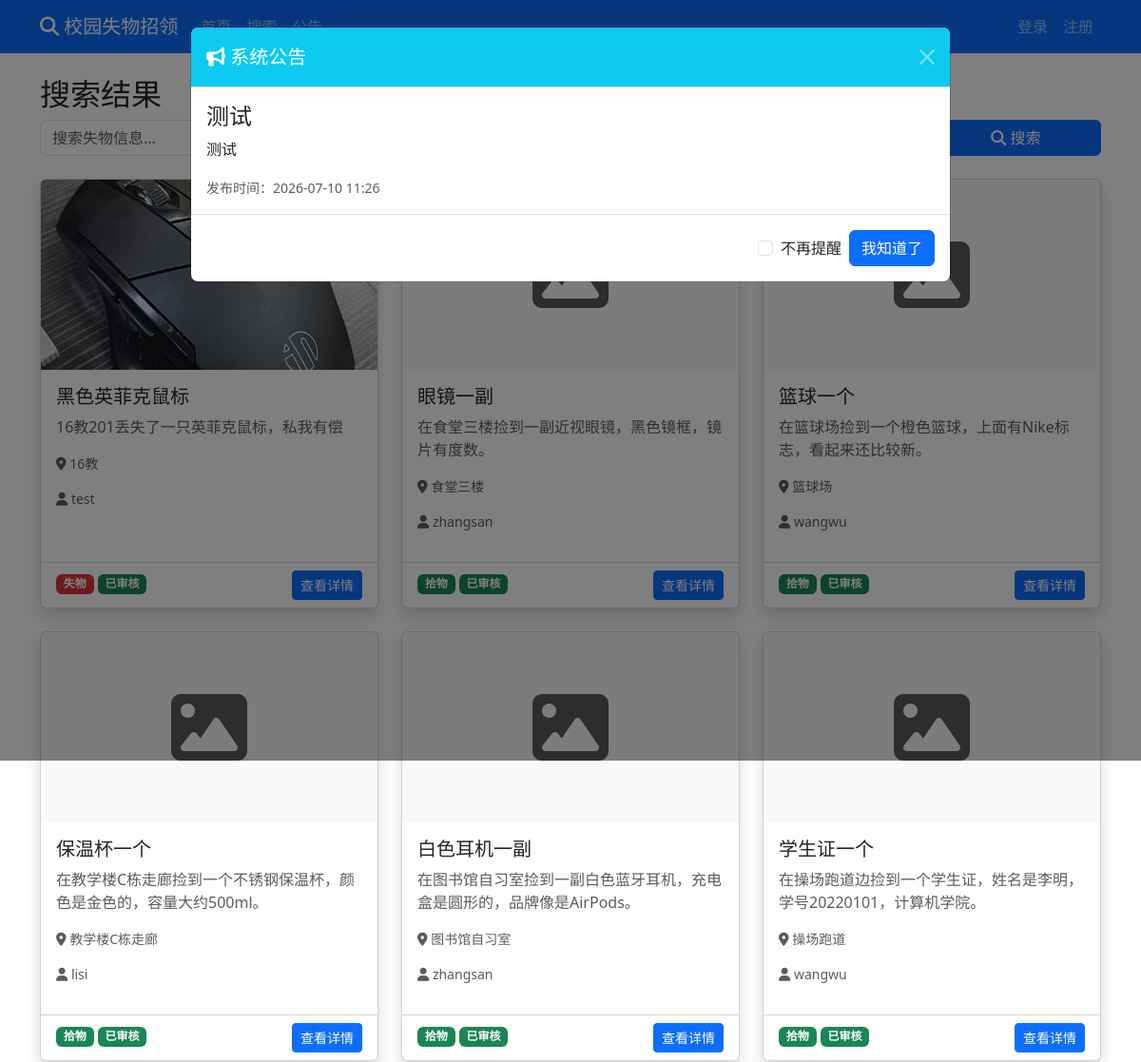
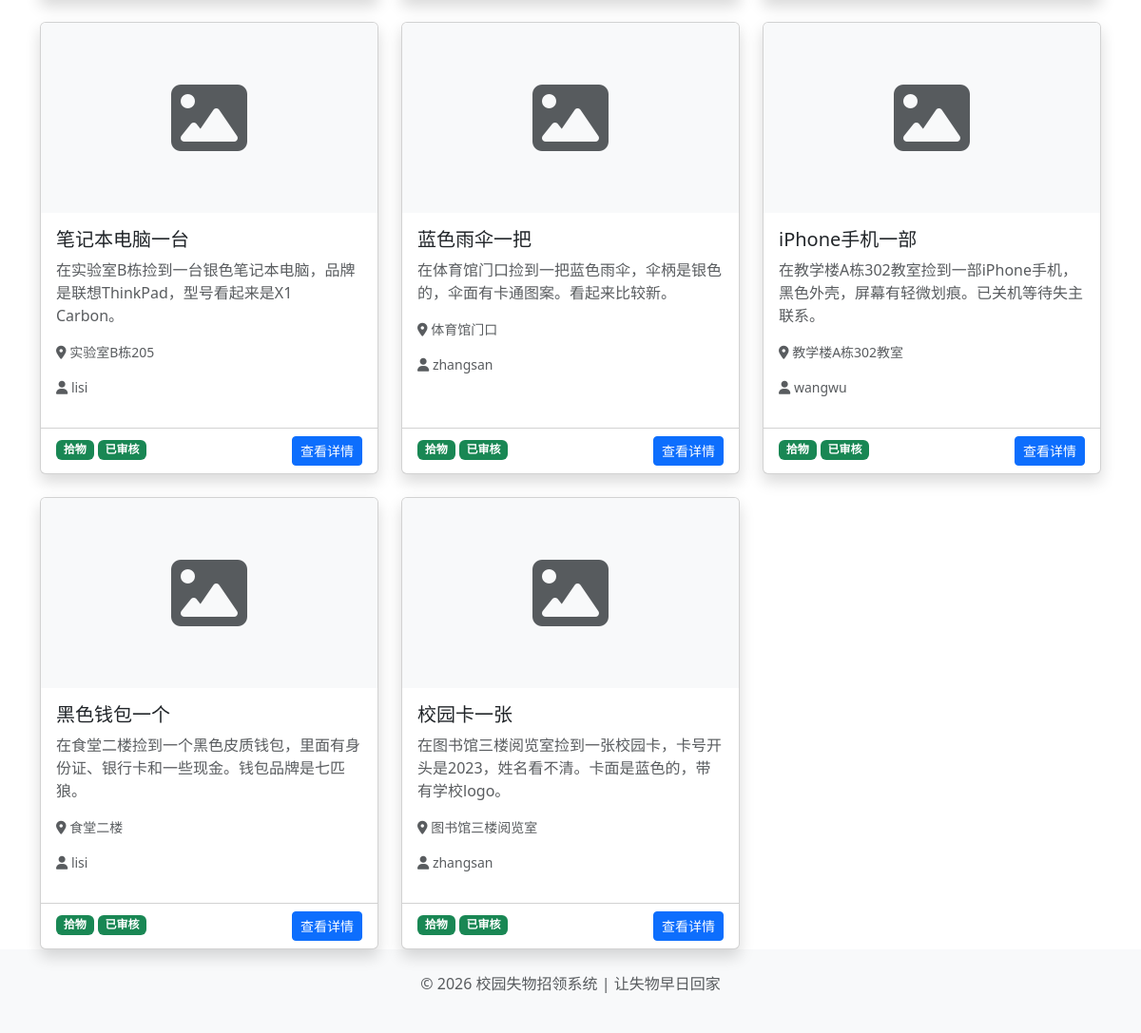
Screenshot of /search with the database file from the repository (2 pictures, top to bottom).
### app.py (models this page shows, shortened)
class Post(db.Model):
    id = db.Column(db.Integer, primary_key=True)
    title = db.Column(db.String(100), nullable=False)
    description = db.Column(db.Text, nullable=False)
    pickup_time = db.Column(db.String(50), nullable=False)
    location = db.Column(db.String(100), nullable=False)
    place_location = db.Column(db.String(100), nullable=False)
    image = db.Column(db.String(200))
    author_id = db.Column(db.Integer, db.ForeignKey('user.id', ondelete='CASCADE'), nullable=False)
    post_type = db.Column(db.String(10), default='found')
    status = db.Column(db.String(20), default='pending')
    created_at = db.Column(db.DateTime, default=datetime.datetime.now)
    author = db.relationship('User', backref=db.backref('posts', lazy=True))

class User(UserMixin, db.Model):
    id = db.Column(db.Integer, primary_key=True)
    username = db.Column(db.String(80), unique=True, nullable=False)
    password_hash = db.Column(db.String(120), nullable=False)
    role = db.Column(db.String(20), default='user')
    created_at = db.Column(db.DateTime, default=datetime.datetime.now)

### app.py (the view)
@app.route('/search')
def search():
    keyword = request.args.get('keyword', '')
    post_type = request.args.get('post_type', 'all')
    posts = []
    if keyword:
        posts = search_with_similarity(keyword, top_n=20)
        if post_type != 'all':
            posts = [p for p in posts if p.post_type == post_type]
    else:
        query = Post.query.filter_by(status='approved')
        if post_type != 'all':
            query = query.filter_by(post_type=post_type)
        posts = query.order_by(Post.created_at.desc()).all()
    return render_template('search.html', posts=posts, keyword=keyword, post_type=post_type)

### templates/search.html (shortened to what this page needs)
{% extends "base.html" %}
{% block content %}
<h2>搜索结果</h2>
<div class="mb-4">
    <form class="row g-2" action="{{ url_for('search') }}" method="GET">
        <div class="col-md-8">
        </div>
        <div class="col-md-2">
        </div>
        <div class="col-md-2">
            <button class="btn btn-primary w-100" type="submit">
                <i class="fas fa-search"></i> 搜索
            </button>
        </div>
    </form>
</div>
<div class="row row-cols-1 row-cols-md-2 row-cols-lg-3 g-4">
    {% for post in posts %}
    <div class="col">
        <div class="card h-100 shadow">
            {% if post.image %}
            <img src="{{ url_for('static', filename='images/' + post.image) }}" class="card-img-top" alt="物品图片" style="height: 200px; object-fit: cover;">
            {% else %}
            <div class="card-img-top bg-light d-flex align-items-center justify-content-center" style="height: 200px;">
                <i class="fas fa-image fa-5x text-muted"></i>
            </div>
            {% endif %}
            <div class="card-body">
                <h5 class="card-title">{{ post.title }}</h5>
                <p class="card-text text-muted">{{ post.description[:50] }}{% if post.description|length > 50 %}...{% endif %}</p>
                <div class="small text-muted">
                    <p><i class="fas fa-map-marker-alt"></i> {{ post.location }}</p>
                    <p><i class="fas fa-user"></i> {{ post.author.username }}</p>
                </div>
            </div>
            <div class="card-footer bg-transparent">
                <span class="badge bg-{{ 'success' if post.post_type == 'found' else 'danger' }}">
                    {{ '拾物' if post.post_type == 'found' else '失物' }}
                </span>
                <span class="badge bg-{{ 'success' if post.status == 'approved' else 'warning' }}">
                    {{ '已审核' if post.status == 'approved' else '待审核' }}
                </span>
                <a href="{{ url_for('post_detail', post_id=post.id) }}" class="btn btn-primary float-end btn-sm">
                    查看详情
                </a>
            </div>
        </div>
    </div>
    {% else %}
    <div class="col-12 text-center py-8">
        <i class="fas fa-search fa-5x text-muted mb-3"></i>
        <p class="text-muted">没有找到相关信息</p>
    </div>
    {% endfor %}
</div>
{% endblock %}

### static/css/style.css (style rules this page uses)
body { min-height: 100vh; display: flex; flex-direction: column; }
.card { transition: transform 0.3s ease, box-shadow 0.3s ease; }
.card-img-top { object-fit: cover; transition: transform 0.3s ease; }
.btn { transition: opacity 0.2s; }

### rows the page displays
Post: title "黑色英菲克鼠标", description "16教201丢失了一只英菲克鼠标，私我有偿", location "16教", author.username "test", post_type "失物", status "已审核"
Post: title "眼镜一副", description "在食堂三楼捡到一副近视眼镜，黑色镜框，镜片有度数。", location "食堂三楼", author.username "zhangsan", post_type "拾物", status "已审核"
Post: title "篮球一个", description "在篮球场捡到一个橙色篮球，上面有Nike标志，看起来还比较新。", location "篮球场", author.username "wangwu", post_type "拾物", status "已审核"
Post: title "保温杯一个", description "在教学楼C栋走廊捡到一个不锈钢保温杯，颜色是金色的，容量大约500ml。", location "教学楼C栋走廊", author.username "lisi", post_type "拾物", status "已审核"
Post: title "白色耳机一副", description "在图书馆自习室捡到一副白色蓝牙耳机，充电盒是圆形的，品牌像是AirPods。", location "图书馆自习室", author.username "zhangsan", post_type "拾物", status "已审核"
Post: title "学生证一个", description "在操场跑道边捡到一个学生证，姓名是李明，学号20220101，计算机学院。", location "操场跑道", author.username "wangwu", post_type "拾物", status "已审核"
Post: title "笔记本电脑一台", description "在实验室B栋捡到一台银色笔记本电脑，品牌是联想ThinkPad，型号看起来是X1 Carbon。", location "实验室B栋205", author.username "lisi", post_type "拾物", status "已审核"
Post: title "蓝色雨伞一把", description "在体育馆门口捡到一把蓝色雨伞，伞柄是银色的，伞面有卡通图案。看起来比较新。", location "体育馆门口", author.username "zhangsan", post_type "拾物", status "已审核"
Post: title "iPhone手机一部", description "在教学楼A栋302教室捡到一部iPhone手机，黑色外壳，屏幕有轻微划痕。已关机等待失主联系。", location "教学楼A栋302教室", author.username "wangwu", post_type "拾物", status "已审核"
Post: title "黑色钱包一个", description "在食堂二楼捡到一个黑色皮质钱包，里面有身份证、银行卡和一些现金。钱包品牌是七匹狼。", location "食堂二楼", author.username "lisi", post_type "拾物", status "已审核"
Post: title "校园卡一张", description "在图书馆三楼阅览室捡到一张校园卡，卡号开头是2023，姓名看不清。卡面是蓝色的，带有学校logo。", location "图书馆三楼阅览室", author.username "zhangsan", post_type "拾物", status "已审核"
